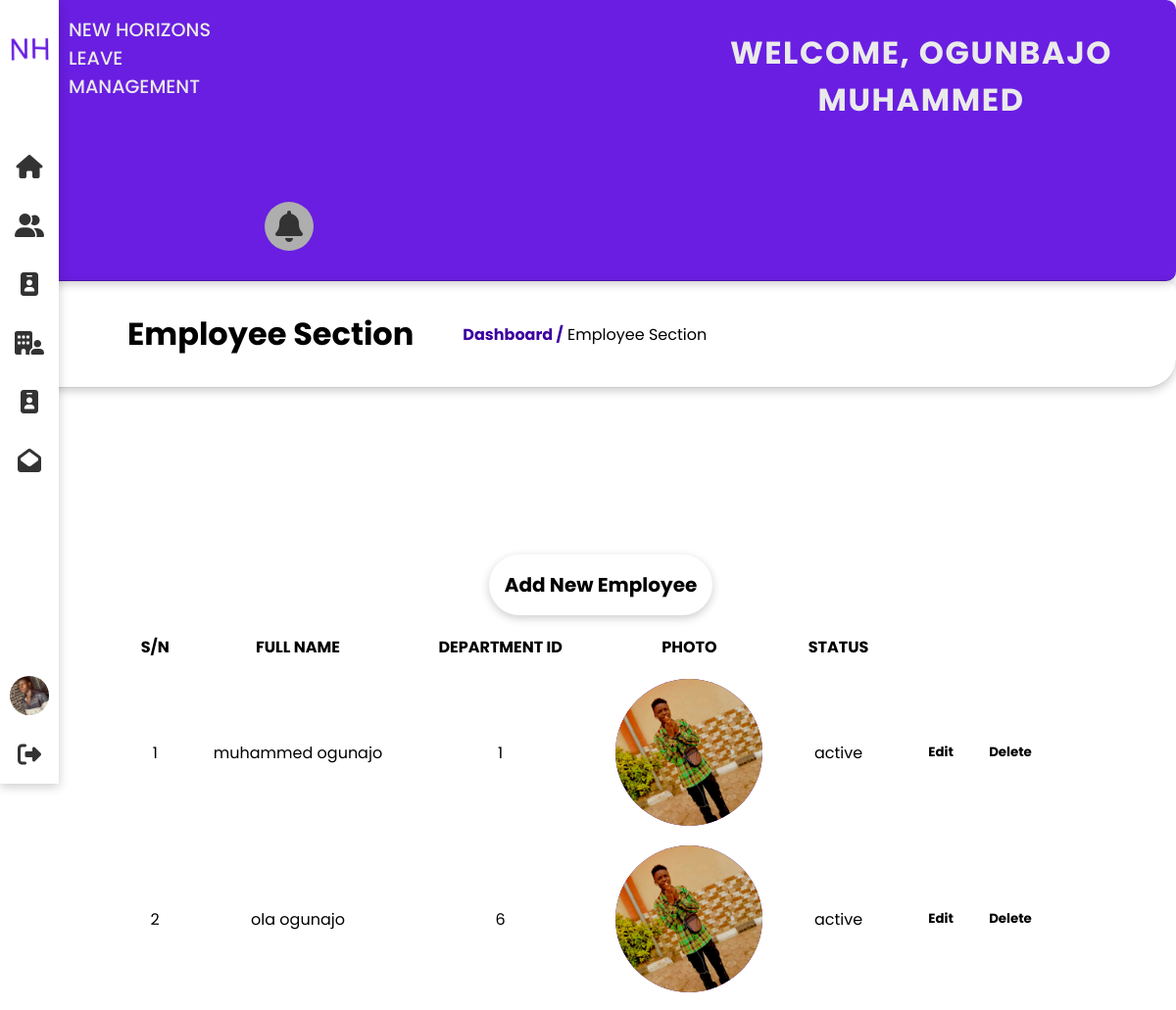
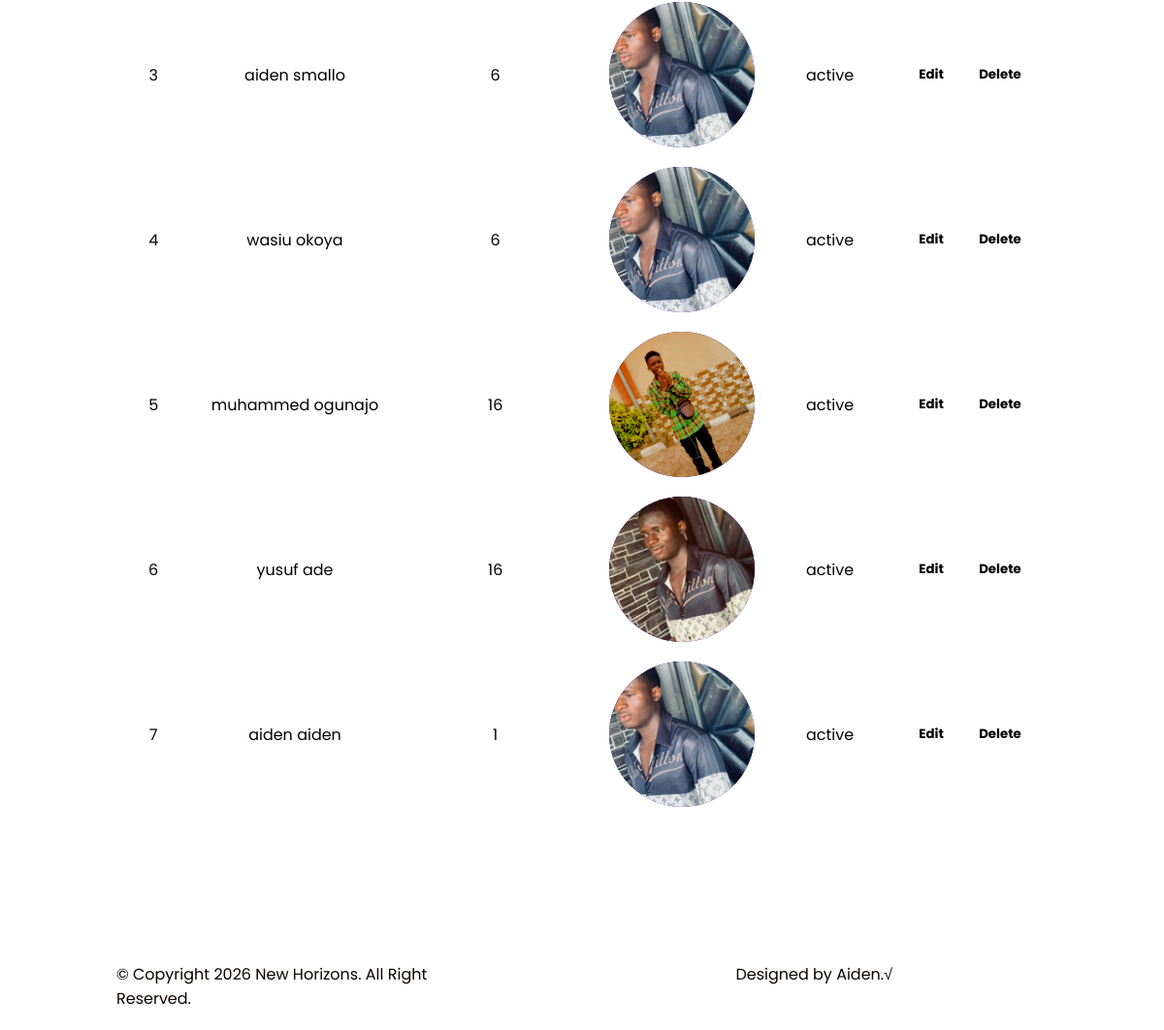
The app's page /employee.php (signed in) with its own data (2 pictures, top to bottom).
### tables this page shows
CREATE TABLE IF NOT EXISTS `employee` (
  `id` int NOT NULL AUTO_INCREMENT,
  `name` varchar(250) NOT NULL,
  `email` varchar(250) NOT NULL,
  `phone` varchar(20) NOT NULL,
  `dob` date NOT NULL,
  `age` varchar(250) NOT NULL,
  `gender` varchar(20) NOT NULL,
  `department_id` int NOT NULL,
  `image` varchar(250) NOT NULL,
  `address` varchar(250) NOT NULL,
  `password` varchar(250) NOT NULL,
  `date_added` date NOT NULL,
  PRIMARY KEY (`id`)
);

### employee.php (the view, shortened to what this page needs)
<!DOCTYPE html>
<html lang="en">
<head>
    <?php
        include('head.php');
    ?>
</head>
<body>
    <div class="container" id="container">
        <?php include ('menu.php'); ?>
        <div class="topbar grid cols-1 lg-cols-2 lg-cols-3">
            <?php
                include('logo_text.php');
            ?>
        </div>
        <div class="focus">
            <h1> Employee Section </h1> <span> <a class="link" href="dashboard.php">Dashboard /</a> Employee Section </span>
        </div>
        <section class="container-fluid" id="site-main">
            <?php
                $runquery = "select * from employee order by id asc";
                $result = mysqli_query($dbconnection,$runquery);
            ?>
            <div class="request">
                <br> <br>
                <div align="center">
                     <a href="add_employee.php"><button class="btn btn-primary btn-shadow"><h1> Add New Employee</h1></button></a>
                </div>
                <div class="overflow">
                    <table class="table" cellspacing="20px" cellpadding="20%">
                        <thead>
                            <tr>
                                <th> S/N </th>
                                <th> FULL NAME  </th>
                                <th> DEPARTMENT ID </th>
                                <th> PHOTO  </th>
                                <th> STATUS  </th>
                                <th>  </th>
                            </tr>
                        </thead>
                        <tbody>
                            <?php
                                $i = 1;
                                while ( $row = mysqli_fetch_assoc($result))
                                {
                                    $id = $row['id'];
                                    $name = $row['name'];
                                    $dept_id = $row['department_id'];
                                    $image = $row['image'];
                            ?>
                            <tr align="center">
                                <td> <?php echo "$i"; ?> </td>
                                <td> <?php echo "$name"; ?> </td>
                                <td> <?php echo "$dept_id"; ?> </td>
                                <td>
                                    <div class="e-img">
                                        <img width="100px" src="<?php echo "$image"; ?>" alt="" style="border-radius:">
                                    </div>
                                </td>
                                <td> active </td>
                                <td> <a href="add_employee.php?id=<?php echo "$id"; ?>"><button class="btn btn-primary"> Edit </button> </a>
                                    <button class="btn btn-primary delete_employee"  value="<?php echo "$id";?>"> Delete </button>
                            </td>
                            </tr>
                            <?php
                                $i++;
                                }
                            ?>
                        </tbody>
                    </table>
                </div>
            </div>
        </section>
    </div>
    <div class="foot grid cols-1 lg-cols-2 lg-cols-3">
        <?php include('footer.php') ?>
    </div>
</body>
</html>

### head.php (shortened to what this page needs)
<link rel="stylesheet" href="css/style.css">
<link rel="stylesheet" href="css/menu.css">
<link rel="stylesheet" href="css/login.css">

### menu.php (shortened to what this page needs)
<div class="sidebar">
            <ul>
                <li class="logo">
                    <a href="#">
                        <span class="icon">
                            <img src="css/assets/logo3.png" alt="" width="40px">
                        </span>
                    </a>
                </li>
                <?php if($_SESSION['ROLE']>0) {?>
                <li>
                    <a href="dashboard.php">
                        <span class="icon">
                        <i class="fa fa-home" aria-hidden="true"></i>
                        </span>
                    </a>
                </li>
                <li>
                    <a href="employee.php">
                        <span class="icon"><i class="fa-solid fa-user-group"></i></span>
                    </a>
                </li>
                <li>
                    <a href="leave_type.php">
                        <span class="icon"><i class="fa-solid fa-id-badge"></i></span>
                    </a>
                </li>
                <li>
                    <a href="department.php">
                        <span class="icon"><i class="fa-solid fa-building-user"></i></span>
                    </a>
                </li>
                <li>
                    <a href="profile.php?id=<?php echo $_SESSION['USER_ID']; ?>">
                        <span class="icon"><i class="fa-solid fa-id-badge"></i></span>
                    </a>
                </li>
                <li>
                    <a href="leave_app.php">
                        <span class="icon"><i class="fa fa-envelope-open" aria-hidden="true"></i></span>
                    </a>
                </li>
                <div class="log">
                    <li>
                        <a>
                            <span class="icon">
                                <div class="imgme">
                                    <img src="<?php echo $_SESSION['IMAGE']; ?>" alt="">
                                </div>
                            </span>
                        </a>
                    </li>
                    <li>
                        <a href="logout_admin.php">
                            <span class="icon"><i class="fa-solid fa-right-from-bracket"></i></span>
                        </a>
                    </li>
                </div>
                <?php }?>
            </ul>
        </div>

### logo_text.php (shortened to what this page needs)
<div class="col py-2">
    <span class="text">NEW HORIZONS </span><br>
    <span class="text"> LEAVE </span><br>
    <span class="text">MANAGEMENT</span>
</div>
<div class="col2" align="center">
    <h1>WELCOME, <?php echo $_SESSION['USERNAME']; ?> </h1>
</div>
<div class="col3" align="center">
    <a href="notification.php">
        <button type="button" class="icon_button">
        <i class="fa-solid fa-bell"></i>
        </button>
    </a>
</div>

### footer.php (shortened to what this page needs)
<div>
    &copy; Copyright <span id="year"></span> New Horizons. All Right Reserved.
</div>
<div align="right">
    Designed by Aiden.&radic;
</div>

### css/style.css (style rules this page uses)
:root { --text-dark: #000; --text-light: aliceblue; --bg-blue: rgb(249,243,255); --bg-red: rgb(254,247,252); --bg-yellow: rgb(255,255,246); --bg-prple: rgb(246,255,255); --box-shadow: 0px 3px 10px rgba(0, 0, 0, 0.2); --font-poppins: 'Poppins','san-serif'; --bg-gradient: linear-gradient(to right, #ff512f, #dd2476); --bg-gradient-indigo: linear-gradient(to right, #8e2de2, #4a00e0); --bg-gradient-peach: linear-gradient(to right, #fff7f3, #fff7f3); --bg-cover:url('./assets/cryptobc.jpg'); }
* { margin: 0; padding: 0; box-sizing: border-box ; font-family: var(--font-poppins); }
* > * { box-sizing: border-box; padding: 0; margin: 0; }
a { text-decoration: none; }
a { text-decoration: none; color: #3c00a0; }
ul { list-style-type: none; }
.container { width: 100%; }
.container-fluid { width: 95%; }
.py-2 { padding-top: 1em; padding-bottom: 1em; }
.link { color:#3c00a0; font-weight: bold; }
.btn { border: none; background-color: transparent; cursor:pointer; }
.btn-primary { padding: 1rem; border-radius: 50px; font-family: var(--font-poppins); font-weight: bold; }
.btn-shadow { box-shadow: var(--box-shadow); }
.grid { display: grid; }
.cols-1 { grid-template-columns: repeat(1, minmax(0, 1fr)); }
@media (min-width:640px) { #site-main { margin-left: 100px; } }
@media (min-width:640px) { .col2 { display: flex; justify-content: left; margin-left: 100px !important; } }
@media (min-width:640px) { #site-main .request { margin: 50px; padding: 20px; margin: 100px !important; } }
@media (min-width:640px) { #site-main .request .overflow { overflow-x: scroll; } }
@media (min-width:1024px) { .lg-cols-2 { grid-template-columns: repeat(2, minmax(0, 1fr)); } }
@media (min-width:1024px) { #site-main .request .overflow { overflow-x: hidden !important; } }
.topbar { border-radius: 10px; border-bottom: 1px solid rgba(0, 0, 0, 0.2); box-shadow: 0px 3px 10px rgba(0, 0, 0, 0.2); grid-gap: 20px; background-color: #691ee1; color: #eaeaea; }
.col2 { margin: 30px; }
.col2 h1 { text-transform: uppercase; letter-spacing: 0.05em; }
.col3 { margin: 30px; }
.col .text { padding-bottom: 50%; margin-left: 70px; font-size: 1.2em; font-weight: 500; }
.focus { padding: 30px; margin-left: 0px; display: flex; align-items: center; gap: 50px; border-radius: 10px; border-bottom-right-radius: 30px; border-bottom: 1px solid rgba(0, 0, 0, 0.2); box-shadow: 0px 3px 10px rgba(0, 0, 0, 0.2); }
.focus h1 { margin-left: 100px; }
#site-main { margin-left: 0px; }
#site-main .request { margin: 50px; padding: 20px; width: 90%; }
#site-main .request .overflow { overflow-x: scroll; }
#site-main .request .table { width: 100%; }
.icon_button { position: relative; display: flex; align-items: center; justify-content: center; width: 50px; height: 50px; color:#333333; background: #aeaeae; border: none; outline: none; border-radius: 50%; font-size: 1em; }
.icon_button i { font-size: 2em; }
.foot { margin-left: 100px; padding: 20px; width: 70%; grid-gap: 30px; color: #0c0000; position: absolute; z-index: -1; }

### css/menu.css (style rules this page uses)
.sidebar { position: fixed; width: 60px; height: 100vh; background: #fff; overflow: hidden; transition: 0.5s; box-shadow: 0px 3px 10px rgba(0, 0, 0, 0.2); isolation: inherit !important; }
.sidebar ul { position: relative; height: 100vh; }
.sidebar ul li { list-style: none; }
.sidebar ul li a { position: relative; display: flex; white-space: nowrap; text-decoration: none; }
.sidebar ul li a .icon { position: relative; display: flex; justify-content: center; align-items: center; min-width: 60px; height: 60px; font-size: 1.5em; color: #333; }
.sidebar ul li.logo { margin-bottom: 60px; }
.sidebar ul li.logo .icon { margin-top: 20px; font-size: 2em; }
.log { position: absolute; bottom: 0; width: 100%; }
.log .imgme { position: relative; width: 40px; height: 40px; border-radius: 50%; overflow: hidden; }
.log .imgme img { position: absolute; top: 0; left: 0; width: 100%; height: 100%; object-fit: cover; }

### css/login.css (style rules this page uses)
* { margin: 0; padding: 0; box-sizing: border-box; font-family: 'Poppins', sans-serif; }
a { text-decoration: none; }

### employee.php (style rules this page uses)
.e-img { width: 150px; background: #3c00a0; border-radius: 50%; height: 150px; overflow:hidden; }
.e-img img { width: 100%; height: 100%; object-fit: cover; }

### records on screen
employee: name "muhammed ogunajo", department "1", image (picture)
employee: name "ola ogunajo", department "6", image (picture), $id 5 (drawn)
employee: name "aiden smallo", department "6", image (picture), $id 7 (drawn)
employee: name "wasiu okoya", department "6", image (picture), $id 10 (drawn)
employee: name "muhammed ogunajo", department "16", image (picture), $id 14 (drawn)
employee: name "yusuf ade", department "16", image (picture), $id 15 (drawn)
employee: name "aiden aiden", department "1", image (picture), $id 29 (drawn)

### other values on screen
$_SESSION['USERNAME'] "OGUNBAJO MUHAMMED"
